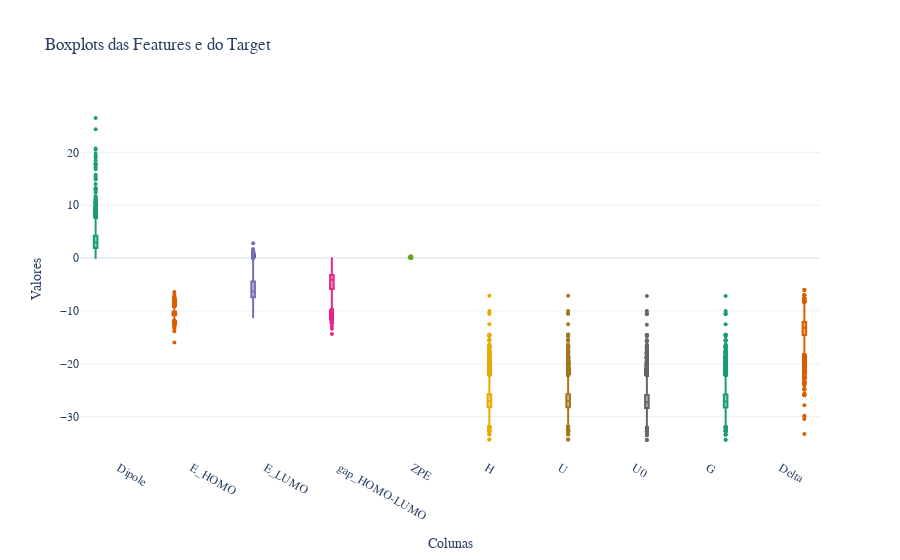

This figure's notebook cell:
### Markdown cell above
Utilizamos a estretégia de média para prever os resultados. 

Perceba que já com o baseline obtivemos um valor baixo de RMSE. Mas precisamos levar em conta outros fatores como o intervalo dos valores do nosso *target*.

### Code cell
# Transformar para formato long
df_long = df_final.melt(var_name='Feature', value_name='Value')

# Criar boxplot 
fig = px.box(
    df_long, 
    x='Feature', 
    y='Value', 
    points='outliers',  # mostrar apenas outliers
    color='Feature',     # cores diferentes para cada feature
    title="Boxplots das Features e do Target",
    color_discrete_sequence=px.colors.qualitative.Dark2
)

# Ajustes estéticos
fig.update_layout(
    xaxis_title="Colunas",
    yaxis_title="Valores",
    boxmode='group',      # todos no mesmo eixo
    template='plotly_white',  # fundo branco limpo
    font=dict(family="Arial", size=12),
    showlegend=False
)

fig.update_traces(marker=dict(size=4))  # tamanho dos pontos outliers

fig.show()

### Figure 1 — Plotly figure (JSON) as saved in the notebook; plotly's stock layout.template omitted (floating-point values rounded to 4 significant figures; data arrays with more than 128 entries replaced by an {"elided": "..."} marker saying what was removed)
{"data": [{"alignmentgroup": "True", "boxpoints": "outliers", "hovertemplate": "Feature=%{x}<br>Value=%{y}<extra></extra>", "legendgroup": "Dipole", "marker": {"color": "rgb(27,158,119)", "size": 4}, "name": "Dipole", "notched": false, "offsetgroup": "Dipole", "orientation": "v", "showlegend": true, "type": "box", "x": {"elided": "12916 str values"}, "x0": " ", "xaxis": "x", "y": {"elided": "12916 float values"}, "y0": " ", "yaxis": "y"}, {"alignmentgroup": "True", "boxpoints": "outliers", "hovertemplate": "Feature=%{x}<br>Value=%{y}<extra></extra>", "legendgroup": "E_HOMO", "marker": {"color": "rgb(217,95,2)", "size": 4}, "name": "E_HOMO", "notched": false, "offsetgroup": "E_HOMO", "orientation": "v", "showlegend": true, "type": "box", "x": {"elided": "12916 str values"}, "x0": " ", "xaxis": "x", "y": {"elided": "12916 float values"}, "y0": " ", "yaxis": "y"}, {"alignmentgroup": "True", "boxpoints": "outliers", "hovertemplate": "Feature=%{x}<br>Value=%{y}<extra></extra>", "legendgroup": "E_LUMO", "marker": {"color": "rgb(117,112,179)", "size": 4}, "name": "E_LUMO", "notched": false, "offsetgroup": "E_LUMO", "orientation": "v", "showlegend": true, "type": "box", "x": {"elided": "12916 str values"}, "x0": " ", "xaxis": "x", "y": {"elided": "12916 float values"}, "y0": " ", "yaxis": "y"}, {"alignmentgroup": "True", "boxpoints": "outliers", "hovertemplate": "Feature=%{x}<br>Value=%{y}<extra></extra>", "legendgroup": "gap_HOMO-LUMO", "marker": {"color": "rgb(231,41,138)", "size": 4}, "name": "gap_HOMO-LUMO", "notched": false, "offsetgroup": "gap_HOMO-LUMO", "orientation": "v", "showlegend": true, "type": "box", "x": {"elided": "12916 str values"}, "x0": " ", "xaxis": "x", "y": {"elided": "12916 float values"}, "y0": " ", "yaxis": "y"}, {"alignmentgroup": "True", "boxpoints": "outliers", "hovertemplate": "Feature=%{x}<br>Value=%{y}<extra></extra>", "legendgroup": "ZPE", "marker": {"color": "rgb(102,166,30)", "size": 4}, "name": "ZPE", "notched": false, "offsetgroup": "ZPE", "orientation": "v", "showlegend": true, "type": "box", "x": {"elided": "12916 str values"}, "x0": " ", "xaxis": "x", "y": {"elided": "12916 float values"}, "y0": " ", "yaxis": "y"}, {"alignmentgroup": "True", "boxpoints": "outliers", "hovertemplate": "Feature=%{x}<br>Value=%{y}<extra></extra>", "legendgroup": "H", "marker": {"color": "rgb(230,171,2)", "size": 4}, "name": "H", "notched": false, "offsetgroup": "H", "orientation": "v", "showlegend": true, "type": "box", "x": {"elided": "12916 str values"}, "x0": " ", "xaxis": "x", "y": {"elided": "12916 float values"}, "y0": " ", "yaxis": "y"}, {"alignmentgroup": "True", "boxpoints": "outliers", "hovertemplate": "Feature=%{x}<br>Value=%{y}<extra></extra>", "legendgroup": "U", "marker": {"color": "rgb(166,118,29)", "size": 4}, "name": "U", "notched": false, "offsetgroup": "U", "orientation": "v", "showlegend": true, "type": "box", "x": {"elided": "12916 str values"}, "x0": " ", "xaxis": "x", "y": {"elided": "12916 float values"}, "y0": " ", "yaxis": "y"}, {"alignmentgroup": "True", "boxpoints": "outliers", "hovertemplate": "Feature=%{x}<br>Value=%{y}<extra></extra>", "legendgroup": "U0", "marker": {"color": "rgb(102,102,102)", "size": 4}, "name": "U0", "notched": false, "offsetgroup": "U0", "orientation": "v", "showlegend": true, "type": "box", "x": {"elided": "12916 str values"}, "x0": " ", "xaxis": "x", "y": {"elided": "12916 float values"}, "y0": " ", "yaxis": "y"}, {"alignmentgroup": "True", "boxpoints": "outliers", "hovertemplate": "Feature=%{x}<br>Value=%{y}<extra></extra>", "legendgroup": "G", "marker": {"color": "rgb(27,158,119)", "size": 4}, "name": "G", "notched": false, "offsetgroup": "G", "orientation": "v", "showlegend": true, "type": "box", "x": {"elided": "12916 str values"}, "x0": " ", "xaxis": "x", "y": {"elided": "12916 float values"}, "y0": " ", "yaxis": "y"}, {"alignmentgroup": "True", "boxpoints": "outliers", "hovertemplate": "Feature=%{x}<br>Value=%{y}<extra></extra>", "legendgroup": "Delta", "marker": {"color": "rgb(217,95,2)", "size": 4}, "name": "Delta", "notched": false, "offsetgroup": "Delta", "orientation": "v", "showlegend": true, "type": "box", "x": {"elided": "12916 str values"}, "x0": " ", "xaxis": "x", "y": {"elided": "12916 float values"}, "y0": " ", "yaxis": "y"}], "layout": {"boxmode": "group", "font": {"family": "Arial", "size": 12}, "legend": {"title": {"text": "Feature"}, "tracegroupgap": 0}, "showlegend": false, "title": {"text": "Boxplots das Features e do Target"}, "xaxis": {"anchor": "y", "categoryarray": ["Dipole", "E_HOMO", "E_LUMO", "gap_HOMO-LUMO", "ZPE", "H", "U", "U0", "G", "Delta"], "categoryorder": "array", "domain": [0, 1], "title": {"text": "Colunas"}}, "yaxis": {"anchor": "x", "domain": [0, 1], "title": {"text": "Valores"}}}}
